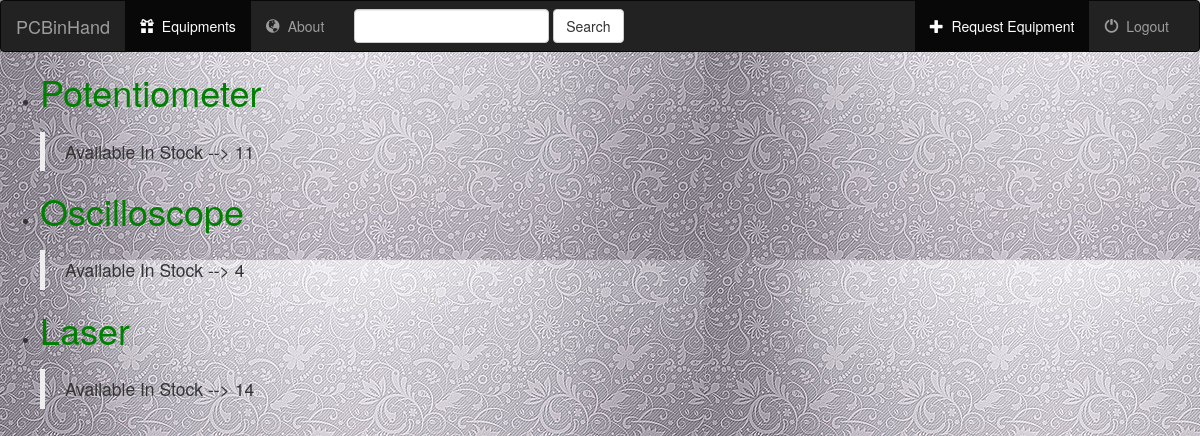
The page /equips/physics on the database its author committed.
### equips/models.py (models this page shows, shortened)
class EquipInfo(models.Model):
	equip_name = models.CharField(max_length=200)
	equip_dept = models.CharField(max_length=200)
	price_per_head = models.IntegerField(default=0)
	date_added = models.DateTimeField('date added')
	no_in_stock = models.IntegerField(default=0)

### equips/views.py (the view)
# urls.py: path('physics',views.physics,name='physics'),
def physics(request):
	physics_equips_list = EquipInfo.objects.filter(equip_dept__startswith='physics')
	context = {'physics_equips_list' : physics_equips_list}
	return render(request,'equips/pdetails.html',context)

### equips/templates/equips/pdetails.html (shortened to what this page needs)
{% load static %}
	<link rel="stylesheet" href="http://maxcdn.bootstrapcdn.com/bootstrap/3.3.6/css/bootstrap.min.css">
<nav class="navbar navbar-inverse">
	<div class="container-fluid">
		<div class="navbar-header">
			<a class="navbar-brand" href="{% url 'equips:index' %}">PCBinHand</a>
		</div>
		<div class="collapse navbar-collapse">
			<ul class="nav navbar-nav">
				<li class="active">
					<a href="{% url 'equips:index' %}">
						<span class="glyphicon glyphicon-gift" aria-hidden="true"></span>&nbsp
						Equipments
					</a>
				</li>
				<li class="">
					<a href="/equips/about">
						<span class="glyphicon glyphicon-globe" aria-hidden="true"></span>&nbsp
						About
					</a>
				</li>
			</ul>
			<ul class="nav navbar-nav navbar-right">
				<li class="active">
					<a href="{% url 'equips:index' %}">
						<span class="glyphicon glyphicon-plus" aria-hidden="true"></span>&nbsp
						Request Equipment
					</a>
				</li>
				<li class="">
					<a href="{% url 'equips:logout' %}">
						<span class="glyphicon glyphicon-off" aria-hidden="true"></span>&nbsp
						Logout
					</a>
				</li>
			</ul>
			<form class="navbar-form navbar-left" role="search" method="get" action="#">
				<div class="form-group">
					<input type="text" class="form-control" name="q" value="">
				</div>
				<button type="submit" class="btn btn-default">Search</button>
			</form>
		</div>
	</div>
	</nav>
{% load static %}
<link rel="stylesheet" type="text/css" href="{% static 'equips/style1.css' %}">
{% if physics_equips_list %}
	<ul>
		{% for e in physics_equips_list %}
			<li><h1><a href="{% url 'equips:detail' e.id %}">{{e.equip_name}}</a></h1><h3><blockquote>Available In Stock -->  {{e.no_in_stock}}</blockquote></h3></li>
		{% endfor %}
	</ul>
{% else %}
	<p>No Equips are available.</p>
{% endif %}

### equips/static/equips/style1.css (style rules this page uses)
a { color: green; }

### rows shown on the page
EquipInfo: equip_name "Potentiometer", no_in_stock "11"
EquipInfo: equip_name "Oscilloscope", no_in_stock "4"
EquipInfo: equip_name "Laser", no_in_stock "14"
